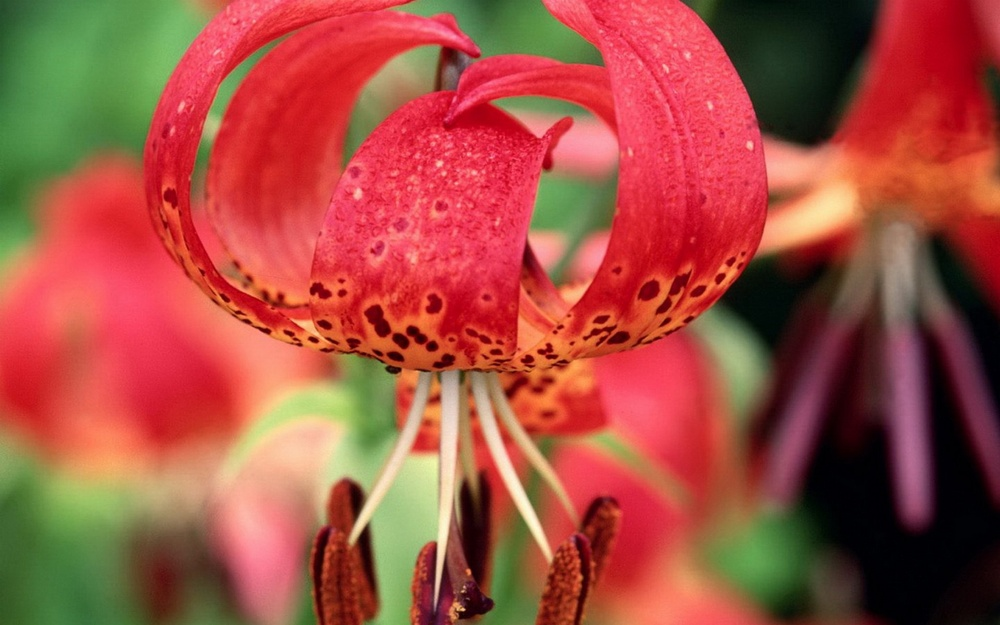
#> input picture Laboratory Activity 3/flower.jpg, 1000 x 625 px, shrunk from 1920 x 1200 before the run
$ python Laboratory-Activity-3-PYTHON.py
#> lines starting #> are read from the running program, lines starting #| are printed output that depends on the picture
# -*- coding: utf-8 -*-
"""
Created on Sat Aug  3 01:27:10 2024

@author: Alambra, Joseph Nathaniel A.
Aragon, Patrick Laurence M.
Banal, Daryll L.
Sentasas, David Bryan L.
Tutanes, Allen Christopher O.

"""


import cv2
import matplotlib.pyplot as plt
# Acquire the image
img = cv2.imread('flower.jpg')
#> img is the input picture: shape (625, 1000, 3); mean B, G, R 64.8, 78.9, 163.2

# Display the original image
cv2.imshow('Original Image', img)

# Convert to grayscale if the image is RGB
if img.shape[2] == 3:
    img_gray = cv2.cvtColor(img, cv2.COLOR_BGR2GRAY)
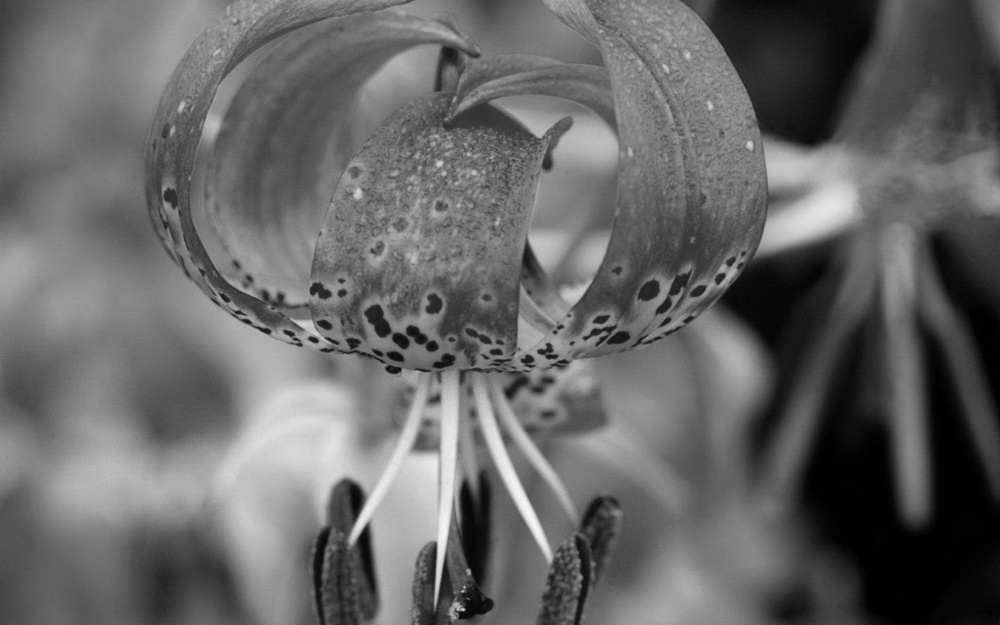
#> img_gray: shape (625, 1000); min 0, max 247, mean 102.5
else:
    img_gray = img

# Display the grayscale image
cv2.imshow('Grayscale Image', img_gray)

# Contrast enhancement using cv2.convertScaleAbs
img_contrast_enhanced = cv2.convertScaleAbs(img_gray, alpha=1.25, beta=0)
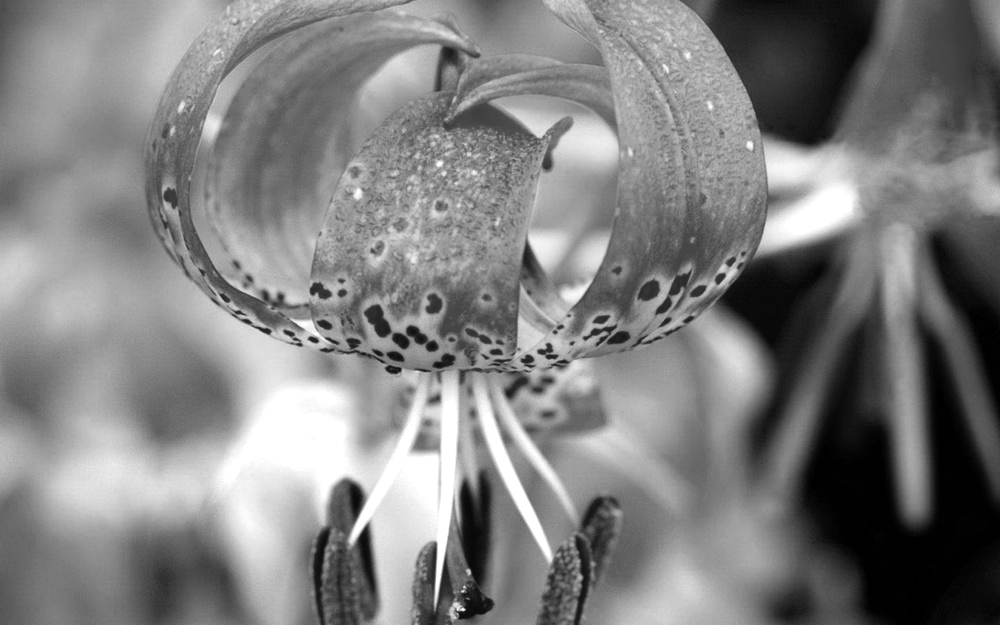
#> img_contrast_enhanced: shape (625, 1000); min 0, max 255, mean 127.8

# Display the contrast-enhanced image
cv2.imshow('Contrast Enhanced Image', img_contrast_enhanced)

# Histogram equalization
img_histeq = cv2.equalizeHist(img_gray)
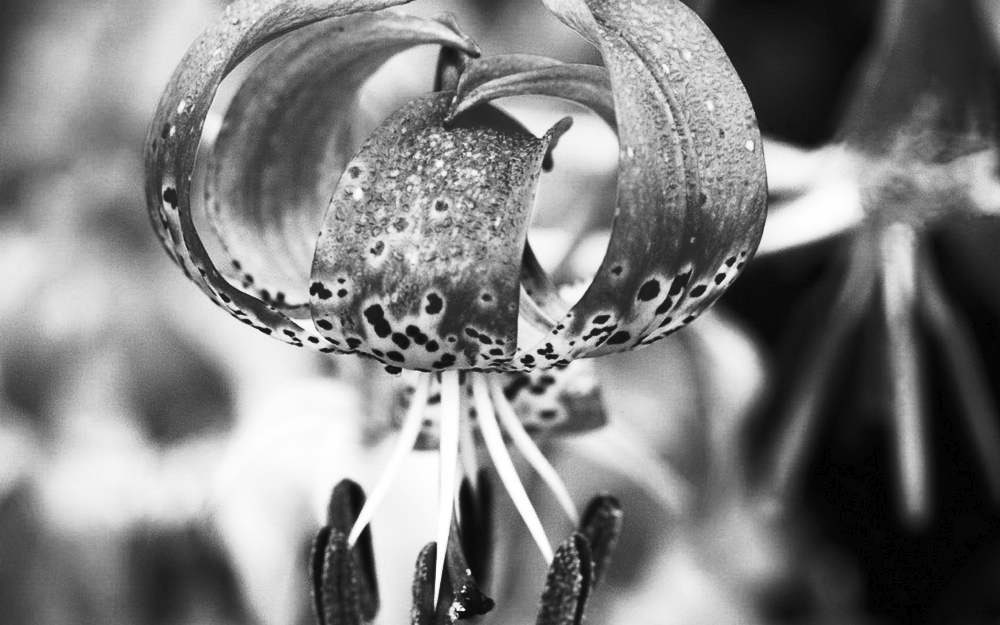
#> img_histeq: shape (625, 1000); min 0, max 255, mean 127.6

# Display the histogram equalized image
cv2.imshow('Equalized Image', img_histeq)

# Filtering using average
img_avg_filtered = cv2.blur(img_gray, (5, 5))

# Display the average filtered image
cv2.imshow('Filtered Image (Average)', img_avg_filtered)

# Filtering using median
img_median_filtered = cv2.medianBlur(img_avg_filtered, 5)

# Display the median filtered image
cv2.imshow('Filtered Image (Median)', img_median_filtered)

# Filtering using average filter but different values
img_avg_filtered2 = cv2.blur(img_gray, (10, 10))

# Display the median filtered image
cv2.imshow('Filtered Image (Using Average but Different Values)', img_avg_filtered2)

# Filtering using median filter but different values
img_median_filtered2 = cv2.medianBlur(img_gray, 1)

# Display the median filtered image
cv2.imshow('Experimented Filtered Image (Median)', img_median_filtered2)

# Display histograms for comparison------------------------------------------------------------------------------------

# Grayscale histogram
hist1 = cv2.calcHist([img_gray], [0], None, [256], [0, 256])
#> hist1 = 256 values, max 12130 at index 1, min 0 at index 248, mean 2441.4
plt.figure(1)
plt.title('Histogram of Grayscale')
plt.plot(hist1, color='black')

# Enhanced histogram
hist2 = cv2.calcHist([img_contrast_enhanced], [0], None, [256], [0, 256])
#> hist2 = 256 values, max 13379 at index 255, min 0 at index 3, mean 2441.4
plt.figure(2)
plt.title('Histogram of Enhanced Image')
plt.plot(hist2, color='black')

# Equalized histogram
hist3 = cv2.calcHist([img_histeq], [0], None, [256], [0, 256])
#> hist3 = 256 values, max 12130 at index 5, min 0 at index 1, mean 2441.4
plt.figure(3)
plt.title('Histogram of Equalized Image')
plt.plot(hist3, color='black')

# Histogram (Average Filtered)
hist4 = cv2.calcHist([img_avg_filtered], [0], None, [256], [0, 256])
#> hist4 = 256 values, max 14775 at index 1, min 0 at index 243, mean 2441.4
plt.figure(4)
plt.title('Histogram of Average Filtered')
plt.plot(hist4, color='black')

# Histogram (Median Filtered)
hist5 = cv2.calcHist([img_median_filtered], [0], None, [256], [0, 256])
#> hist5 = 256 values, max 15494 at index 1, min 0 at index 241, mean 2441.4
plt.figure(5)
plt.title('Histogram of Median Filtered')
plt.plot(hist5, color='black')

# Histogram (Experimented Median Filtered)
hist6 = cv2.calcHist([img_median_filtered2], [0], None, [256], [0, 256])
#> hist6 has the same summary as hist1
plt.figure(6)
plt.title('Histogram of Experimented Median Filtered')
plt.plot(hist6, color='black')

plt.tight_layout()
plt.show()
#> figure, not shown here; curve peaks at x = 1, y = 12130
#> figure, not shown here; curve peaks at x = 255, y = 13379
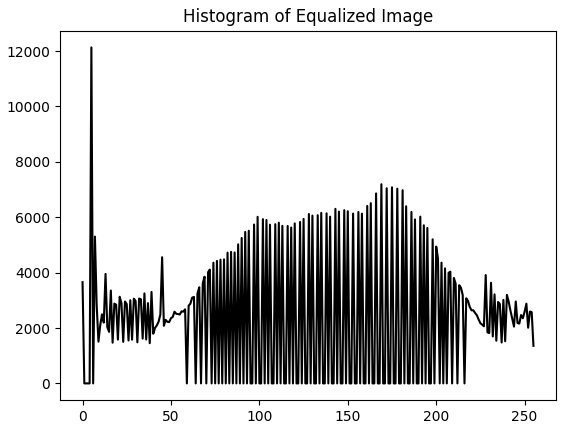
#> figure drawn by matplotlib, 1 panel; curve peaks at x = 5, y = 12130
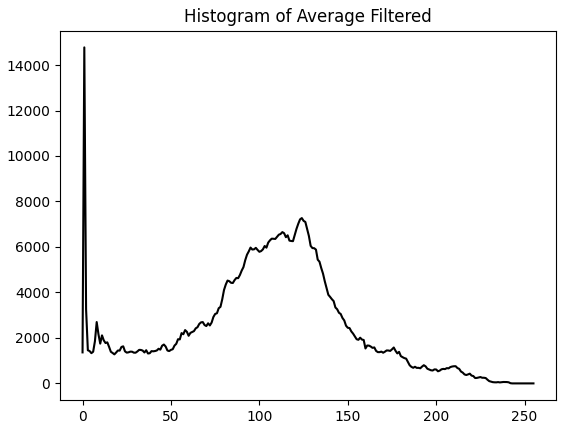
#> figure drawn by matplotlib, 1 panel; curve peaks at x = 1, y = 14775
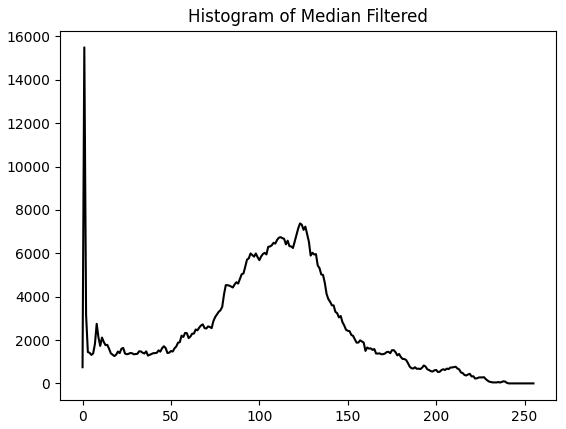
#> figure drawn by matplotlib, 1 panel; curve peaks at x = 1, y = 15494
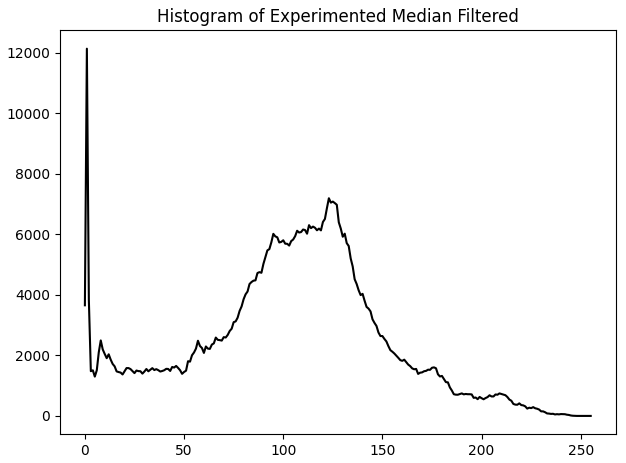
#> figure drawn by matplotlib, 1 panel; curve peaks at x = 1, y = 12130
cv2.waitKey(0)
cv2.destroyAllWindows()
